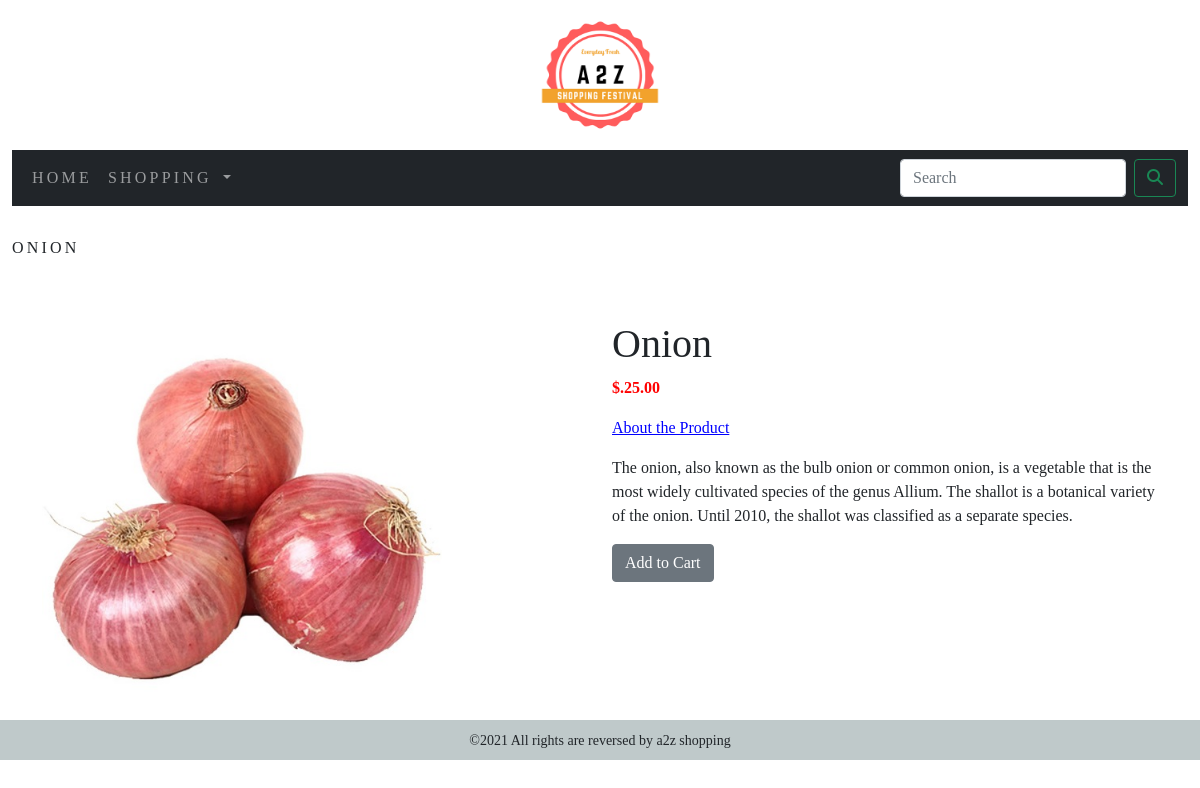
The app's page /shop/vegetable/onion/ with its own data.
### ecommerceapp/models.py (models this page shows, shortened)
class Product(models.Model):
    name=models.CharField(max_length=250,unique=True)
    slug=models.SlugField(max_length=250,unique=True)
    description=models.TextField(blank=True)
    price=models.DecimalField(max_digits=10,decimal_places=2)
    category=models.ForeignKey(Category,on_delete=models.CASCADE)
    image=models.ImageField(upload_to='product',blank=True)
    stock=models.IntegerField()
    available=models.BooleanField(default=True)
    ordered=models.DateTimeField(auto_now_add=True)
    updated=models.DateTimeField(auto_now=True)
    class Meta:
        ordering=('name',)
        verbose_name='product'
        verbose_name_plural='products'

### ecommerceapp/views.py (the view)
# urls.py: path('<slug:c_slug>/<slug:product_slug>/',views.proDetail,name='prodcatdetail')
def proDetail(request,c_slug,product_slug):
    try:
        product=Product.objects.get(category__slug=c_slug,slug=product_slug)
    except Exception as e:
        raise e
    return render(request,'product.html',{'product':product})

### cart/context_processors.py (called while the page is built)
def counter(request):
    item_count=0
    if 'admin' in request.path:
        return {}
    else:
        try:
            cart=Cart.objects.filter(Cart_id=_cart_id(request))
            cart_items=CartItem.objects.all().filter(cart=cart[:1])
            for cart_item in cart_items:
                item_count += cart_item.quantity
        except Cart.DoesNotExist:
            item_count=0
    return dict(item_count=item_count)

### cart/views.py (called while the page is built)
def _cart_id(request):
    cart=request.session.session_key
    if not cart:
        cart=request.session.create()
    return cart

### ecommerceapp/context_processors.py (called while the page is built)
def menu_links(request):
    links=Category.objects.all()
    return dict(links=links)

### ecommerceapp/models.py (called while the page is built)
    def get_url(self):
        return reverse('ecommerceapp:products_by_category',args=[self.slug])

### templates/product.html (shortened to what this page needs)
{% extends 'base.html' %}
{% load static %}
{% block content %}
<div class="row my_prod_row_class">
  <div class="mx-auto">
    <p> <a href="{{product.category.get_url}}"></a>{{product.name}} </p>
  </div>
</div>
<div class="container">
<br>
  <div class="row">
    <div class="col-12 col-sm-12 col-md-12 col-lg-6">
      <div style="min-width:18rem">
        <img src="{{product.image.url}}" alt="{{product.name}}" width="400" height="400">
      </div>
    </div>
      <div class="col-12 col-sm-12 col-md-12 col-lg-6">
        <div>
          <h1 class="my_prod_title">{{product.name}}</h1>
          <p style="color:red;"><b>$.{{product.price}}</b></p>
          <p class="my_prod_about"><u>About the Product</u></p>
          <p class="text-justify">{{product.description}}</p>
          {% if product.stock <= 0 %}
            <p style="color:red;"><b>OUT OF STOCK</b></p>
          {% else %}
            <a class="btn btn-secondary" href="{% url 'cart:add_cart' product.id %}">Add to Cart</a>
          {% endif %}
        </div>
      </div>
    </div>
</div>
{% endblock %}

### static/css/custom.css (style rules this page uses)
body { font-family: 'Style Script', cursive; }
.my_prod_row_class { padding-top:15px; padding-bottom:10px; }
.my_prod_row_class .mx-auto { font-size:16px; text-transform:uppercase; letter-spacing: .2em; padding-top:15px; padding-bottom:10px; }
.my_prod_about { color:blue; font-size:16px; }

### records on screen
Product: name "ONION", image (picture), name "Onion", price "25.00", description "The onion, also known as the bulb onion or common onion, is a vegetable that is the most widely cultivated species of the genus Allium. The shallot is a botanical variety of the onion. Until 2010, the shallot was classified as a separate species."
